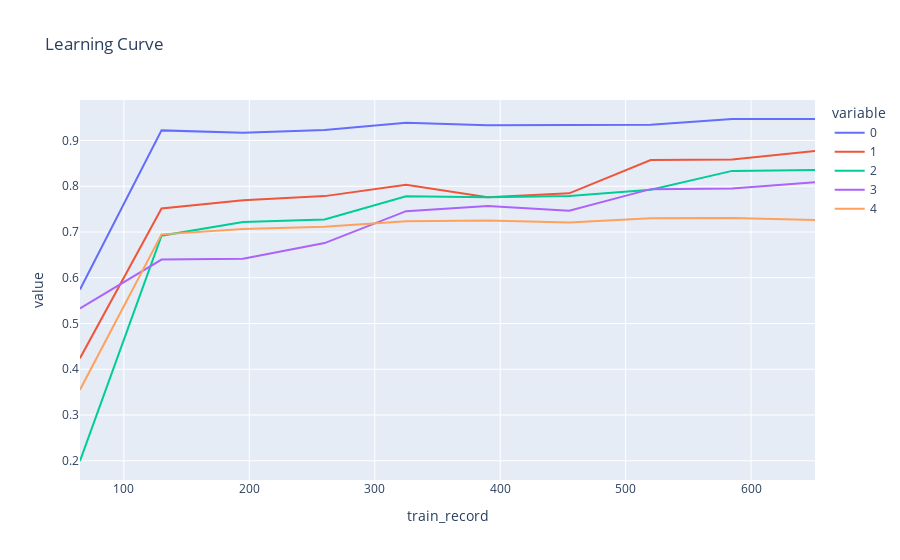

Notebook source saved alongside this figure:
### Code cell
px.line(test_scores_df, x='train_record', y=[0,1,2,3,4], title='Learning Curve')

### Figure 1 — Plotly figure (JSON) as saved in the notebook; plotly's stock layout.template omitted (floating-point values rounded to 4 significant figures)
{"data": [{"hovertemplate": "variable=0<br>train_record=%{x}<br>value=%{y}<extra></extra>", "legendgroup": "0", "line": {"color": "#636efa", "dash": "solid"}, "marker": {"symbol": "circle"}, "mode": "lines", "name": "0", "orientation": "v", "showlegend": true, "type": "scatter", "x": [65, 130, 195, 260, 325, 390, 455, 520, 585, 651], "xaxis": "x", "y": [0.5742, 0.922, 0.917, 0.9227, 0.9387, 0.9333, 0.9337, 0.9342, 0.9469, 0.9468], "yaxis": "y"}, {"hovertemplate": "variable=1<br>train_record=%{x}<br>value=%{y}<extra></extra>", "legendgroup": "1", "line": {"color": "#EF553B", "dash": "solid"}, "marker": {"symbol": "circle"}, "mode": "lines", "name": "1", "orientation": "v", "showlegend": true, "type": "scatter", "x": [65, 130, 195, 260, 325, 390, 455, 520, 585, 651], "xaxis": "x", "y": [0.4242, 0.7514, 0.7692, 0.7784, 0.8031, 0.7757, 0.7845, 0.8572, 0.8586, 0.877], "yaxis": "y"}, {"hovertemplate": "variable=2<br>train_record=%{x}<br>value=%{y}<extra></extra>", "legendgroup": "2", "line": {"color": "#00cc96", "dash": "solid"}, "marker": {"symbol": "circle"}, "mode": "lines", "name": "2", "orientation": "v", "showlegend": true, "type": "scatter", "x": [65, 130, 195, 260, 325, 390, 455, 520, 585, 651], "xaxis": "x", "y": [0.1995, 0.6918, 0.722, 0.7273, 0.7779, 0.7762, 0.7788, 0.7921, 0.8335, 0.8354], "yaxis": "y"}, {"hovertemplate": "variable=3<br>train_record=%{x}<br>value=%{y}<extra></extra>", "legendgroup": "3", "line": {"color": "#ab63fa", "dash": "solid"}, "marker": {"symbol": "circle"}, "mode": "lines", "name": "3", "orientation": "v", "showlegend": true, "type": "scatter", "x": [65, 130, 195, 260, 325, 390, 455, 520, 585, 651], "xaxis": "x", "y": [0.533, 0.6396, 0.6415, 0.6757, 0.7455, 0.7566, 0.7465, 0.7936, 0.795, 0.8087], "yaxis": "y"}, {"hovertemplate": "variable=4<br>train_record=%{x}<br>value=%{y}<extra></extra>", "legendgroup": "4", "line": {"color": "#FFA15A", "dash": "solid"}, "marker": {"symbol": "circle"}, "mode": "lines", "name": "4", "orientation": "v", "showlegend": true, "type": "scatter", "x": [65, 130, 195, 260, 325, 390, 455, 520, 585, 651], "xaxis": "x", "y": [0.3552, 0.6948, 0.7067, 0.7113, 0.7237, 0.725, 0.7208, 0.7301, 0.7304, 0.7262], "yaxis": "y"}], "layout": {"legend": {"title": {"text": "variable"}, "tracegroupgap": 0}, "title": {"text": "Learning Curve"}, "xaxis": {"anchor": "y", "domain": [0, 1], "title": {"text": "train_record"}}, "yaxis": {"anchor": "x", "domain": [0, 1], "title": {"text": "value"}}}}
